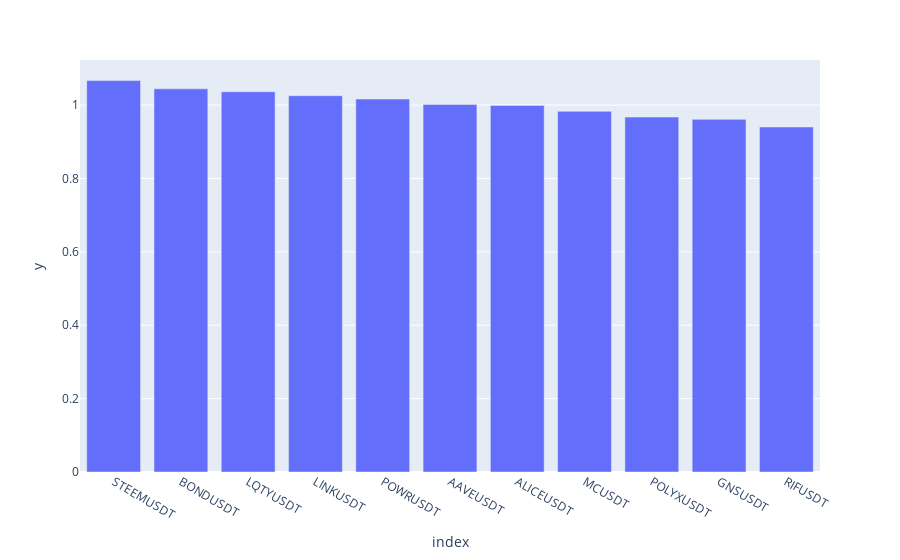

Notebook code for this chart:
### Markdown cell above
**Plotting**

### Code cell
median = rel_apac.median().sort_values(ascending=False)

fig = px.bar(median, x = median.index, y = median)
fig.show()

### Figure 1 — Plotly figure (JSON) as saved in the notebook; plotly's stock layout.template omitted (floating-point values rounded to 4 significant figures)
{"data": [{"alignmentgroup": "True", "hovertemplate": "index=%{x}<br>y=%{y}<extra></extra>", "legendgroup": "", "marker": {"color": "#636efa", "pattern": {"shape": ""}}, "name": "", "offsetgroup": "", "orientation": "v", "showlegend": false, "textposition": "auto", "type": "bar", "x": ["STEEMUSDT", "BONDUSDT", "LQTYUSDT", "LINKUSDT", "POWRUSDT", "AAVEUSDT", "ALICEUSDT", "MCUSDT", "POLYXUSDT", "GNSUSDT", "RIFUSDT"], "xaxis": "x", "y": [1.067, 1.044, 1.036, 1.025, 1.016, 1.002, 0.999, 0.9828, 0.9672, 0.9611, 0.9402], "yaxis": "y"}], "layout": {"autosize": true, "barmode": "relative", "legend": {"tracegroupgap": 0}, "margin": {"t": 60}, "xaxis": {"anchor": "y", "autorange": true, "domain": [0, 1], "range": [-0.5, 10.5], "title": {"text": "index"}, "type": "category"}, "yaxis": {"anchor": "x", "autorange": true, "domain": [0, 1], "range": [0, 1.123], "title": {"text": "y"}, "type": "linear"}}}
